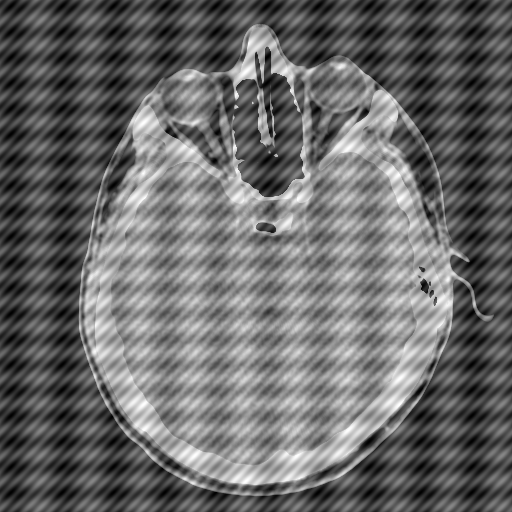
%> input picture Courses/Laboratorio di Elaborazione/H2/H2_Ortiz/h2_CT_head_corrupted.tif, 512 x 512 px
$ octave H2_Ortiz.m   (GNU Octave 9; MATLAB toolbox functions it lacks are replaced by stand-ins)
%> lines starting %> are read from the running program, lines starting %| are printed output that depends on the picture; in (x1, y1, x2, y2) boxes, pixels count from 0 and x2, y2 are one past the last pixel; in counts of white or black regions, pixels touching at a corner belong together; the program's own positions count from 1
### Courses/Laboratorio di Elaborazione/H2/H2_Ortiz/myfft_log.m
function [M_mod M_phase] = myfft_log(m)
    M = fft2(m);
    M_mod = log( 1 +  fftshift(abs(M)) );
    M_phase = angle(M);
end

### Courses/Laboratorio di Elaborazione/H2/H2_Ortiz/ifft2img.m
function M_filtered = ifft2img(M_mod, M_phase)

    M_mod_filtered = ifftshift( exp(M_mod) -1 );
    M_filtered = M_mod_filtered.*exp(1i.*M_phase);
    M_filtered = abs(ifft2(M_filtered)) ;%mat2gray( abs(ifft2(M_filtered)) );

end

### Courses/Laboratorio di Elaborazione/H2/H2_Ortiz/H2_Ortiz.m
%% H2_Ortiz
%% Matlab Version: R2011b
%--------------------------------------------------------------------------
% Rodrigo Ortiz
% Matricola: 764561
% Date: May 02 - 2012

clear all
close all
clc

%% Exercise 1

h = msgbox('Exercise 1');
uiwait(h)

img = imread('h2_CT_head_corrupted.tif');
%> img is the input picture: size 512x512 uint8; min 0, max 255, mean 105.3
[M_mod M_phase] = myfft_log(img);%log( 1 +  fftshift(abs(M)) );

W = ones(size(M_mod ));
W(217,217) = 0;
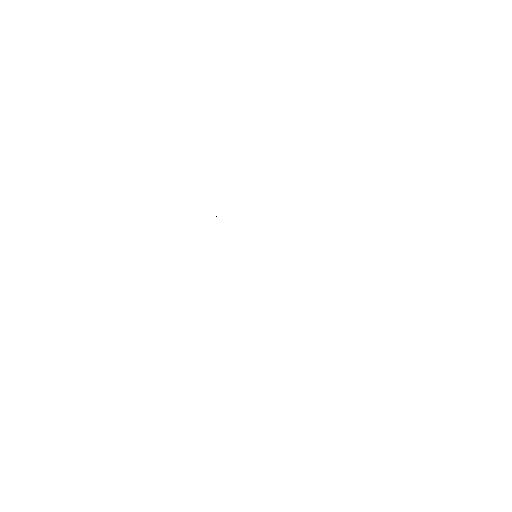
%> W: size 512x512 double; values 0 (black) and 1 (white), 100% white; black in thin lines or dots, all inside (x1, y1, x2, y2) = (216, 216, 217, 217)
W(297,297) = 0;
%> W: size 512x512 double; values 0 (black) and 1 (white), 100% white; black in thin lines or dots, all inside (x1, y1, x2, y2) = (216, 216, 297, 297)
W(237,257) = 0;
W(277,257) = 0;
W(257,247) = 0;
W(257,267) = 0;
Winv = ones(size(W)) - W;

M_mod_c = M_mod.*W;
Noise = M_mod.*Winv;

m_filtered = ifft2img( M_mod_c, M_phase);
filtered_noise = ifft2img( Noise, M_phase);

figure;
imshow(img)
title('Original Image')

figure
subplot(121)
imshow( mat2gray(M_mod) )
title('Module of Fourier transform of Original Image')
subplot(122)
mesh(M_mod)
colormap('Hot')

figure;
mesh( W )
title('Freq response of Band-reject filter')

figure
subplot(121)
imshow( mat2gray(M_mod_c) )
subplot(122)
mesh(M_mod_c )
colormap('Hot')
title('Module of Fourier transform of retreived Image')

figure
imshow(mat2gray(m_filtered))
title('Restored image')

figure
mesh( Winv )
title('Freq response of Band-reject filter')

figure
imshow(mat2gray(filtered_noise))
title('Filtered Noise')

%% Exercise 2

clear all;
h = msgbox('Exercise 2');
uiwait(h);

img = imread('h2_PET_image.tif');
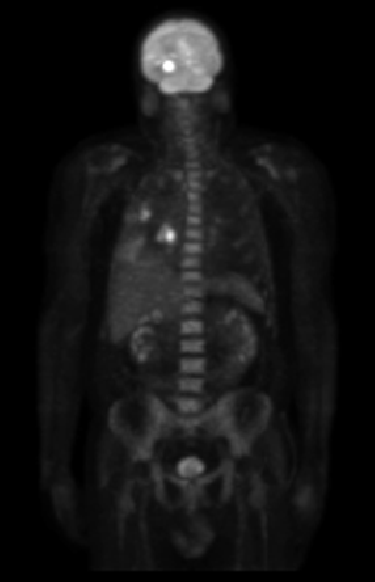
%> input picture Courses/Laboratorio di Elaborazione/H2/H2_Ortiz/h2_PET_image.tif, 375 x 582 px
%> img is the input picture: size 582x375 uint8; min 0, max 255, mean 19.3
[N M] = size(img);
%> N = 582; M = 375
H = zeros(N,M);

c_row = fix(N/2);
%> c_row = 291
c_col = fix(M/2);
%> c_col = 187

A = 0.25;
B = 2;
C = 2;
D0 = min(N,M)/8;
%> D0 = 46.88

for u=1:N
    for v=1:M
        D = sqrt( (u-c_row)^2 + (v-c_col)^2 );
        H(u,v) = A + C/( 1 + (D0/D)^B);
    end
end
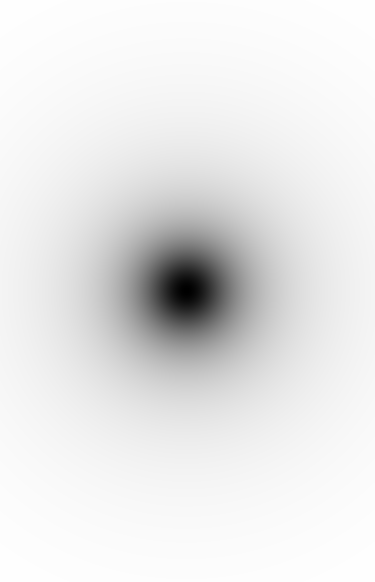
%> H: size 582x375 double; min 0.25, max 2.21, mean 2.03; drawn with min black and max white

IMG = fftshift( fft2( log(1+double(img)) ));
img_filtered = exp( ifft2(ifftshift( H.*IMG)) )-1;

figure
imshow(img)
title('Original Image')
figure
subplot(121)
imshow(mat2gray(H))
title('Filter Frequency spectro')
subplot(122)
mesh(H)
colormap('Hot')
figure
imshow(img_filtered,[])
title('Enhanced image')

%% Excersise 3

clear all;
h = msgbox('Exercise 3');
uiwait(h);

f = imread('h2_test_pattern.tif');
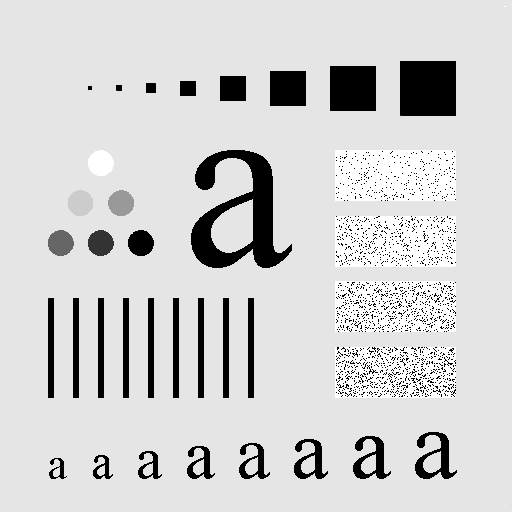
%> input picture Courses/Laboratorio di Elaborazione/H2/H2_Ortiz/h2_test_pattern.tif, 512 x 512 px
%> f is the input picture: size 512x512 uint8; min 0, max 255, mean 208.4
g = imread('h2_mri_4ch.tif');
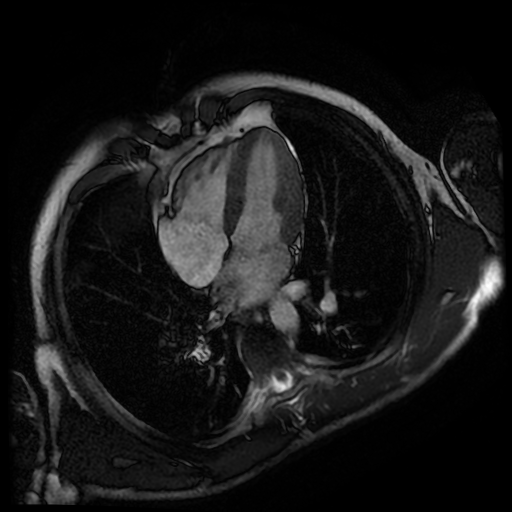
%> input picture Courses/Laboratorio di Elaborazione/H2/H2_Ortiz/h2_mri_4ch.tif, 512 x 512 px
%> g is the input picture: size 512x512 uint8; min 0, max 255, mean 23.8

% 1
[F_mod F_phase] = myfft_log( double(f) );

figure
imshow(f)
title('f')
figure
imshow( F_mod, [] )
title('Power Spectra of f')
figure
imshow(F_phase,[])
title('Phase Spectra of f')

% 2
figure
imshow( ifft2(exp(1j*F_phase)), [] )
title('Recovered f just with the phase')

% 3
figure
imshow( uint8(ifft2img(F_mod,0)) )
title('Recovered f just with the Margnitud Spectrum')

% 4
[G_mod G_phase] = myfft_log( double(g) );

figure
imshow(g)
title('g')
figure
imshow( G_mod, [] )
title('Power Spectra of g')
figure
imshow(F_phase,[])
title('Phase Spectra of g')

figure
imshow( ifft2(exp(1j*G_phase)), [] )
title('Recovered g just with the phase')

figure
imshow( uint8(ifft2img(G_mod,0)) )
title('Recovered f just with the Margnitud Spectrum')
%
figure
subplot(121)
imshow( ifft2img(F_mod, G_phase), []  )
title('Recovered image with Magnitud of f and phase of g')
subplot(122)
imshow( ifft2img(G_mod, F_phase), []  )
title('Recovered image with Magnitud of g and phase of f')

%% Exercise 4

clear all;
h = msgbox('Exercise 4: Check out the file Ex4_Ortiz');
uiwait(h);

load h2_noisy_images.mat
figure, imshow(img1,[ ])
figure, imshow(img2,[ ])
figure, imshow(img3,[ ])
figure, imshow(img4,[ ])


%% Exercise 5

clear all;
h = msgbox('Exercise 5');
uiwait(h);

%1
img = imread('h2_mri_4ch.tif');
[IMG_mod IMG_phase] = myfft_log( img );

fil1 = fspecial('average',5);
fil2 = fspecial('average',15);
fil3 = fspecial('gaussian',12,2);
fil4 = fspecial('unsharp');

img1 = imfilter(img, fil1);
img2 = imfilter(img, fil2);
img3 = imfilter(img, fil3);
img4 = imfilter(img, fil4);

%________

figure
imshow(img)
title('Original image')
figure
mesh(IMG_mod)
title('Image Spectrum')

figure
subplot(221)
freqz2(fil1)
title('Filter: Average 5')
subplot(222)
freqz2(fil2)
title('Filter: Average 5')
subplot(223)
freqz2(fil3)
title('Filter: Gaussian')
subplot(224)
freqz2(fil4)
title('Filter: Unsharp')


%2
figure
subplot(221)
mesh( myfft_log(img1))
title('Image Spectrum: filtered with average 5')
subplot(222)
mesh( myfft_log(img2))
title('Image Spectrum: filtered with average 15')
subplot(223)
mesh( myfft_log(img3))
%> in myfft_log (call 7), `M_mod = log( 1 +  fftshift(abs(M)) );`:
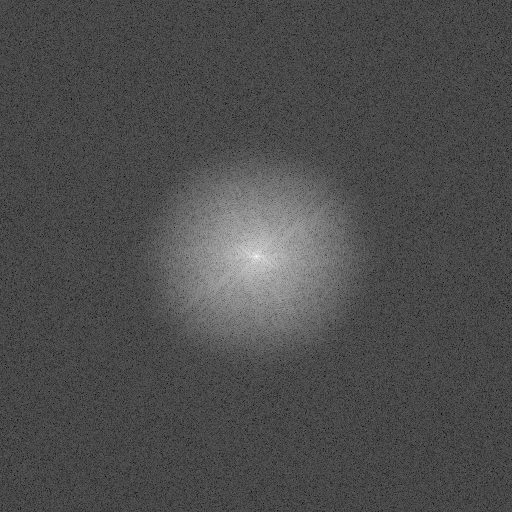
%> M_mod: size 512x512 double; min 0.324, max 15.64, mean 4.98; drawn with min black and max white
%> in myfft_log (call 7), `M_phase = angle(M);`:
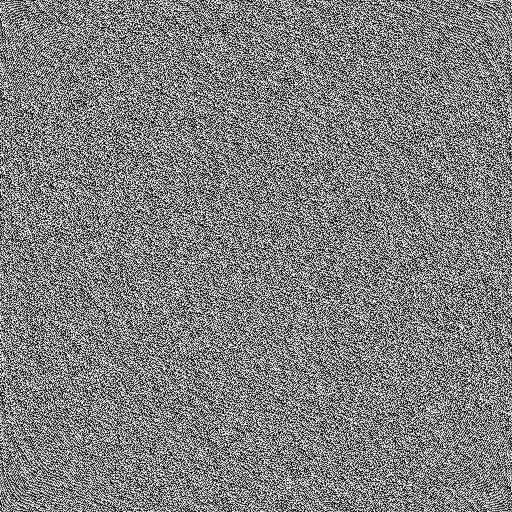
%> M_phase: size 512x512 double; min -3.14, max 3.14, mean 1.2e-05; mean of the top-left, top-right, bottom-left and bottom-right quarters -0.000916, -0.00895, 0.0102, -0.000312; drawn with min black and max white
title('Image Spectrum: filtered with gaussian')
subplot(224)
mesh( myfft_log(img4))
title('Image Spectrum: filtered with unsharp')

%3
figure
subplot(221)
imshow( img1)
title('Filter image with average 5')
subplot(222)
imshow( img2)
title('Filter image with average 15')
subplot(223)
imshow( img3 )
title('Filter image with gaussian')
subplot(224)
imshow( img4 )
title('Filter image with unsharp')
